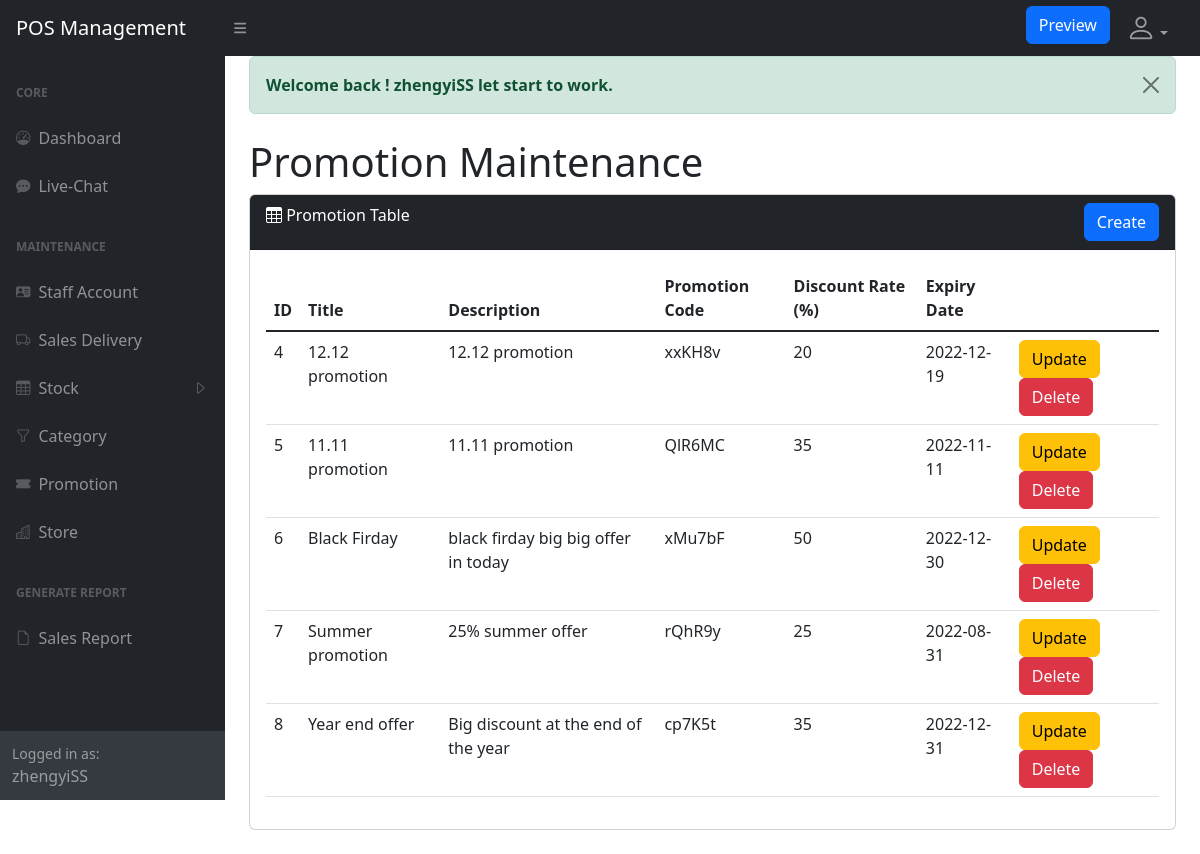
The page /administration/promotion.php (signed in) on the database its author committed.
### tables this page shows
CREATE TABLE `promotion` (
  `promo_id` int(11) NOT NULL,
  `title` varchar(40) NOT NULL,
  `description` text NOT NULL,
  `promo_code` varchar(6) NOT NULL,
  `expiry_date` date NOT NULL,
  `discount_rate` double NOT NULL
);

### administration/promotion.php (the view, shortened to what this page needs)
<?php
require 'dbconnect.php';
$sql = "SELECT * FROM promotion";
$result = mysqli_query($connect, $sql);
include 'static-include/header.php';
require 'static-nav/static-headnav.php';
require 'static-nav/static-sidenav.php';
?>
<div id="layoutSidenav_content">
    <main>
        <div class="container-fluid px-4">
            <?php include 'alertMessage.php'; ?>
            <h1 class="mt-4">Promotion Maintenance</h1>
            <div class="card mb-4">
                <div class="card-header bg-dark text-white">
                    <i class="bi bi-table"></i>
                    Promotion Table
                    <a href="crud_promotion/promotion_create.php" class="btn btn-primary float-end">Create</a>
                </div>
                <div class="card-body">
                    <table class="table">
                        <thead>
                            <tr>
                                <th>ID</th>
                                <th>Title</th>
                                <th>Description</th>
                                <th>Promotion Code</th>
                                <th>Discount Rate (%)</th>
                                <th>Expiry Date</th>
                            </tr>
                        </thead>
                        <tbody>
                            <?php
                            if (mysqli_num_rows($result) > 0) {
                                foreach ($result as $promotion) {
                                    ?>
                                    <tr>
                                        <td><?php echo $promotion["promo_id"]; ?></td>
                                        <td><?php echo $promotion["title"]; ?></td>
                                        <td><?php echo $promotion["description"]; ?></td>
                                        <td><?php echo $promotion["promo_code"]; ?></td>
                                        <td><?php echo $promotion["discount_rate"]; ?></td>
                                        <td><?php echo $promotion["expiry_date"]; ?></td>
                                        <td>
                                            <a class='btn btn-warning' href='crud_promotion/promotion_update.php?id=<?php echo $promotion["promo_id"]; ?>'>Update</a>
                                            <button type="button" class="btn btn-danger delete_promotion" id="<?php echo $promotion["promo_id"]; ?>">Delete</button>
                                        </td>
                                    </tr>
                                    <?php
                                }
                            } else {
                                echo "<h5 class='text-primary'>No Record.....</h5>";
                            }
                            ?>
                        </tbody>
                    </table>
                </div>
            </div>
        </div>
    </main>
</div>
</body>
</html>

### rows shown on the page
promotion: promo_id "4", title "12.12 promotion", description "12.12 promotion", promo_code "xxKH8v", discount_rate "20", expiry_date "2022-12-19"
promotion: promo_id "5", title "11.11 promotion", description "11.11 promotion", promo_code "QlR6MC", discount_rate "35", expiry_date "2022-11-11"
promotion: promo_id "6", title "Black Firday", description "black firday big big offer in today", promo_code "xMu7bF", discount_rate "50", expiry_date "2022-12-30"
promotion: promo_id "7", title "Summer promotion", description "25% summer offer", promo_code "rQhR9y", discount_rate "25", expiry_date "2022-08-31"
promotion: promo_id "8", title "Year end offer", description "Big discount at the end of the year", promo_code "cp7K5t", discount_rate "35", expiry_date "2022-12-31"

### other values the page prints
$_SESSION['username'] "zhengyiSS"
$_SESSION['message'] "Welcome back ! zhengyiSS let start to work."
